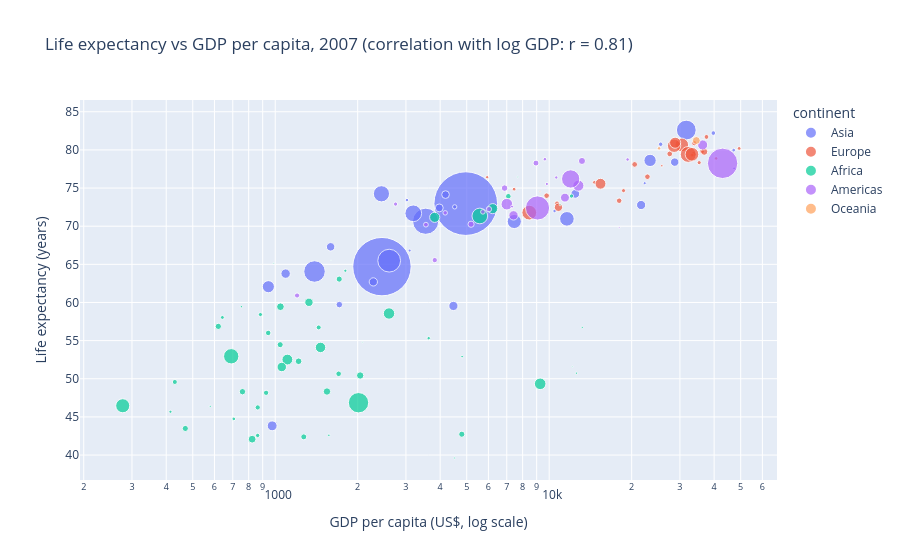

Here is the notebook cell this chart was saved with:
### Code cell
gap2007 = gapminder[gapminder["year"] == 2007]
r_log_gdp = np.corrcoef(np.log10(gap2007["gdpPercap"]), gap2007["lifeExp"])[0, 1]

fig = px.scatter(
    gap2007,
    x="gdpPercap", y="lifeExp",
    size="pop", color="continent",           # bubble size = population, color = continent
    hover_name="country",                    # bold title of the hover box
    log_x=True, size_max=45,
    labels={"gdpPercap": "GDP per capita (US$, log scale)", "lifeExp": "Life expectancy (years)", "pop": "Population"},
    title=f"Life expectancy vs GDP per capita, 2007 (correlation with log GDP: r = {r_log_gdp:.2f})",
)
fig.show()

### Figure 1 — Plotly figure (JSON) as saved in the notebook; plotly's stock layout.template omitted (floating-point values rounded to 4 significant figures)
{"data": [{"hovertemplate": "<b>%{hovertext}</b><br><br>continent=Asia<br>GDP per capita (US$, log scale)=%{x}<br>Life expectancy (years)=%{y}<br>Population=%{marker.size}<extra></extra>", "hovertext": ["Afghanistan", "Bahrain", "Bangladesh", "Cambodia", "China", "Hong Kong, China", "India", "Indonesia", "Iran", "Iraq", "Israel", "Japan", "Jordan", "Korea, Dem. Rep.", "Korea, Rep.", "Kuwait", "Lebanon", "Malaysia", "Mongolia", "Myanmar", "Nepal", "Oman", "Pakistan", "Philippines", "Saudi Arabia", "Singapore", "Sri Lanka", "Syria", "Taiwan", "Thailand", "Vietnam", "West Bank and Gaza", "Yemen, Rep."], "legendgroup": "Asia", "marker": {"color": "#636efa", "size": [31889923, 708573, 150448339, 14131858, 1318683096, 6980412, 1110396331, 223547000, 69453570, 27499638, 6426679, 127467972, 6053193, 23301725, 49044790, 2505559, 3921278, 24821286, 2874127, 47761980, 28901790, 3204897, 169270617, 91077287, 27601038, 4553009, 20378239, 19314747, 23174294, 65068149, 85262356, 4018332, 22211743], "sizemode": "area", "sizeref": 651200.0, "symbol": "circle"}, "mode": "markers", "name": "Asia", "orientation": "v", "showlegend": true, "type": "scatter", "x": [974.6, 29800.0, 1391.0, 1714.0, 4959.0, 39720.0, 2452.0, 3541.0, 11610.0, 4471.0, 25520.0, 31660.0, 4519.0, 1593.0, 23350.0, 47310.0, 10460.0, 12450.0, 3096.0, 944.0, 1091.0, 22320.0, 2606.0, 3190.0, 21650.0, 47140.0, 3970.0, 4185.0, 28720.0, 7458.0, 2442.0, 3025.0, 2281.0], "xaxis": "x", "y": [43.83, 75.64, 64.06, 59.72, 72.96, 82.21, 64.7, 70.65, 70.96, 59.55, 80.75, 82.6, 72.53, 67.3, 78.62, 77.59, 71.99, 74.24, 66.8, 62.07, 63.78, 75.64, 65.48, 71.69, 72.78, 79.97, 72.4, 74.14, 78.4, 70.62, 74.25, 73.42, 62.7], "yaxis": "y"}, {"hovertemplate": "<b>%{hovertext}</b><br><br>continent=Europe<br>GDP per capita (US$, log scale)=%{x}<br>Life expectancy (years)=%{y}<br>Population=%{marker.size}<extra></extra>", "hovertext": ["Albania", "Austria", "Belgium", "Bosnia and Herzegovina", "Bulgaria", "Croatia", "Czech Republic", "Denmark", "Finland", "France", "Germany", "Greece", "Hungary", "Iceland", "Ireland", "Italy", "Montenegro", "Netherlands", "Norway", "Poland", "Portugal", "Romania", "Serbia", "Slovak Republic", "Slovenia", "Spain", "Sweden", "Switzerland", "Turkey", "United Kingdom"], "legendgroup": "Europe", "marker": {"color": "#EF553B", "size": [3600523, 8199783, 10392226, 4552198, 7322858, 4493312, 10228744, 5468120, 5238460, 61083916, 82400996, 10706290, 9956108, 301931, 4109086, 58147733, 684736, 16570613, 4627926, 38518241, 10642836, 22276056, 10150265, 5447502, 2009245, 40448191, 9031088, 7554661, 71158647, 60776238], "sizemode": "area", "sizeref": 651200.0, "symbol": "circle"}, "mode": "markers", "name": "Europe", "orientation": "v", "showlegend": true, "type": "scatter", "x": [5937.0, 36130.0, 33690.0, 7446.0, 10680.0, 14620.0, 22830.0, 35280.0, 33210.0, 30470.0, 32170.0, 27540.0, 18010.0, 36180.0, 40680.0, 28570.0, 9254.0, 36800.0, 49360.0, 15390.0, 20510.0, 10810.0, 9787.0, 18680.0, 25770.0, 28820.0, 33860.0, 37510.0, 8458.0, 33200.0], "xaxis": "x", "y": [76.42, 79.83, 79.44, 74.85, 73.0, 75.75, 76.49, 78.33, 79.31, 80.66, 79.41, 79.48, 73.34, 81.76, 78.89, 80.55, 74.54, 79.76, 80.2, 75.56, 78.1, 72.48, 74.0, 74.66, 77.93, 80.94, 80.88, 81.7, 71.78, 79.42], "yaxis": "y"}, {"hovertemplate": "<b>%{hovertext}</b><br><br>continent=Africa<br>GDP per capita (US$, log scale)=%{x}<br>Life expectancy (years)=%{y}<br>Population=%{marker.size}<extra></extra>", "hovertext": ["Algeria", "Angola", "Benin", "Botswana", "Burkina Faso", "Burundi", "Cameroon", "Central African Republic", "Chad", "Comoros", "Congo, Dem. Rep.", "Congo, Rep.", "Cote d'Ivoire", "Djibouti", "Egypt", "Equatorial Guinea", "Eritrea", "Ethiopia", "Gabon", "Gambia", "Ghana", "Guinea", "Guinea-Bissau", "Kenya", "Lesotho", "Liberia", "Libya", "Madagascar", "Malawi", "Mali", "Mauritania", "Mauritius", "Morocco", "Mozambique", "Namibia", "Niger", "Nigeria", "Reunion", "Rwanda", "Sao Tome and Principe", "Senegal", "Sierra Leone", "Somalia", "South Africa", "Sudan", "Swaziland", "Tanzania", "Togo", "Tunisia", "Uganda", "Zambia", "Zimbabwe"], "legendgroup": "Africa", "marker": {"color": "#00cc96", "size": [33333216, 12420476, 8078314, 1639131, 14326203, 8390505, 17696293, 4369038, 10238807, 710960, 64606759, 3800610, 18013409, 496374, 80264543, 551201, 4906585, 76511887, 1454867, 1688359, 22873338, 9947814, 1472041, 35610177, 2012649, 3193942, 6036914, 19167654, 13327079, 12031795, 3270065, 1250882, 33757175, 19951656, 2055080, 12894865, 135031164, 798094, 8860588, 199579, 12267493, 6144562, 9118773, 43997828, 42292929, 1133066, 38139640, 5701579, 10276158, 29170398, 11746035, 12311143], "sizemode": "area", "sizeref": 651200.0, "symbol": "circle"}, "mode": "markers", "name": "Africa", "orientation": "v", "showlegend": true, "type": "scatter", "x": [6223.0, 4797.0, 1441.0, 12570.0, 1217.0, 430.1, 2042.0, 706.0, 1704.0, 986.1, 277.6, 3633.0, 1545.0, 2082.0, 5581.0, 12150.0, 641.4, 690.8, 13210.0, 752.7, 1328.0, 942.7, 579.2, 1463.0, 1569.0, 414.5, 12060.0, 1045.0, 759.3, 1043.0, 1803.0, 10960.0, 3820.0, 823.7, 4811.0, 619.7, 2014.0, 7670.0, 863.1, 1598.0, 1712.0, 862.5, 926.1, 9270.0, 2602.0, 4513.0, 1107.0, 883.0, 7093.0, 1056.0, 1271.0, 469.7], "xaxis": "x", "y": [72.3, 42.73, 56.73, 50.73, 52.3, 49.58, 50.43, 44.74, 50.65, 65.15, 46.46, 55.32, 48.33, 54.79, 71.34, 51.58, 58.04, 52.95, 56.73, 59.45, 60.02, 56.01, 46.39, 54.11, 42.59, 45.68, 73.95, 59.44, 48.3, 54.47, 64.16, 72.8, 71.16, 42.08, 52.91, 56.87, 46.86, 76.44, 46.24, 65.53, 63.06, 42.57, 48.16, 49.34, 58.56, 39.61, 52.52, 58.42, 73.92, 51.54, 42.38, 43.49], "yaxis": "y"}, {"hovertemplate": "<b>%{hovertext}</b><br><br>continent=Americas<br>GDP per capita (US$, log scale)=%{x}<br>Life expectancy (years)=%{y}<br>Population=%{marker.size}<extra></extra>", "hovertext": ["Argentina", "Bolivia", "Brazil", "Canada", "Chile", "Colombia", "Costa Rica", "Cuba", "Dominican Republic", "Ecuador", "El Salvador", "Guatemala", "Haiti", "Honduras", "Jamaica", "Mexico", "Nicaragua", "Panama", "Paraguay", "Peru", "Puerto Rico", "Trinidad and Tobago", "United States", "Uruguay", "Venezuela"], "legendgroup": "Americas", "marker": {"color": "#ab63fa", "size": [40301927, 9119152, 190010647, 33390141, 16284741, 44227550, 4133884, 11416987, 9319622, 13755680, 6939688, 12572928, 8502814, 7483763, 2780132, 108700891, 5675356, 3242173, 6667147, 28674757, 3942491, 1056608, 301139947, 3447496, 26084662], "sizemode": "area", "sizeref": 651200.0, "symbol": "circle"}, "mode": "markers", "name": "Americas", "orientation": "v", "showlegend": true, "type": "scatter", "x": [12780.0, 3822.0, 9066.0, 36320.0, 13170.0, 7007.0, 9645.0, 8948.0, 6025.0, 6873.0, 5728.0, 5186.0, 1202.0, 3548.0, 7321.0, 11980.0, 2749.0, 9809.0, 4173.0, 7409.0, 19330.0, 18010.0, 42950.0, 10610.0, 11420.0], "xaxis": "x", "y": [75.32, 65.55, 72.39, 80.65, 78.55, 72.89, 78.78, 78.27, 72.23, 74.99, 71.88, 70.26, 60.92, 70.2, 72.57, 76.19, 72.9, 75.54, 71.75, 71.42, 78.75, 69.82, 78.24, 76.38, 73.75], "yaxis": "y"}, {"hovertemplate": "<b>%{hovertext}</b><br><br>continent=Oceania<br>GDP per capita (US$, log scale)=%{x}<br>Life expectancy (years)=%{y}<br>Population=%{marker.size}<extra></extra>", "hovertext": ["Australia", "New Zealand"], "legendgroup": "Oceania", "marker": {"color": "#FFA15A", "size": [20434176, 4115771], "sizemode": "area", "sizeref": 651200.0, "symbol": "circle"}, "mode": "markers", "name": "Oceania", "orientation": "v", "showlegend": true, "type": "scatter", "x": [34440.0, 25190.0], "xaxis": "x", "y": [81.23, 80.2], "yaxis": "y"}], "layout": {"legend": {"itemsizing": "constant", "title": {"text": "continent"}, "tracegroupgap": 0}, "title": {"text": "Life expectancy vs GDP per capita, 2007 (correlation with log GDP: r = 0.81)"}, "xaxis": {"anchor": "y", "domain": [0.0, 1.0], "title": {"text": "GDP per capita (US$, log scale)"}, "type": "log"}, "yaxis": {"anchor": "x", "domain": [0.0, 1.0], "title": {"text": "Life expectancy (years)"}}}}
